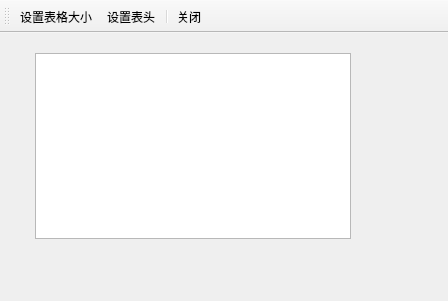
<?xml version="1.0" encoding="UTF-8"?>
<ui version="4.0">
 <class>QWFormTable</class>
 <widget class="QMainWindow" name="QWFormTable">
  <property name="geometry">
   <rect>
    <x>0</x>
    <y>0</y>
    <width>448</width>
    <height>301</height>
   </rect>
  </property>
  <property name="windowTitle">
   <string>Table数据</string>
  </property>
  <widget class="QWidget" name="centralwidget">
   <widget class="QTableView" name="tableView">
    <property name="geometry">
     <rect>
      <x>35</x>
      <y>20</y>
      <width>316</width>
      <height>186</height>
     </rect>
    </property>
    <property name="alternatingRowColors">
     <bool>true</bool>
    </property>
    <property name="selectionMode">
     <enum>QAbstractItemView::SingleSelection</enum>
    </property>
    <attribute name="verticalHeaderDefaultSectionSize">
     <number>25</number>
    </attribute>
   </widget>
  </widget>
  <widget class="QToolBar" name="toolBar">
   <property name="windowTitle">
    <string>toolBar</string>
   </property>
   <property name="toolButtonStyle">
    <enum>Qt::ToolButtonTextBesideIcon</enum>
   </property>
   <attribute name="toolBarArea">
    <enum>TopToolBarArea</enum>
   </attribute>
   <attribute name="toolBarBreak">
    <bool>false</bool>
   </attribute>
   <addaction name="actSetSize"/>
   <addaction name="actSetHeader"/>
   <addaction name="separator"/>
   <addaction name="actClose"/>
  </widget>
  <action name="actSetSize">
   <property name="icon">
    <iconset resource="res.qrc">
     <normaloff>:/icons/images/230.bmp</normaloff>:/icons/images/230.bmp</iconset>
   </property>
   <property name="text">
    <string>设置表格大小</string>
   </property>
   <property name="toolTip">
    <string>设置表格大小</string>
   </property>
  </action>
  <action name="actSetHeader">
   <property name="icon">
    <iconset resource="res.qrc">
     <normaloff>:/icons/images/516.bmp</normaloff>:/icons/images/516.bmp</iconset>
   </property>
   <property name="text">
    <string>设置表头</string>
   </property>
   <property name="toolTip">
    <string>设置表头文字</string>
   </property>
  </action>
  <action name="actClose">
   <property name="icon">
    <iconset resource="res.qrc">
     <normaloff>:/icons/images/132.bmp</normaloff>:/icons/images/132.bmp</iconset>
   </property>
   <property name="text">
    <string>关闭</string>
   </property>
   <property name="toolTip">
    <string>关闭本窗口</string>
   </property>
  </action>
 </widget>
 <resources>
  <include location="res.qrc"/>
 </resources>
 <connections>
  <connection>
   <sender>actClose</sender>
   <signal>triggered()</signal>
   <receiver>QWFormTable</receiver>
   <slot>close()</slot>
   <hints>
    <hint type="sourcelabel">
     <x>-1</x>
     <y>-1</y>
    </hint>
    <hint type="destinationlabel">
     <x>490</x>
     <y>257</y>
    </hint>
   </hints>
  </connection>
 </connections>
</ui>
